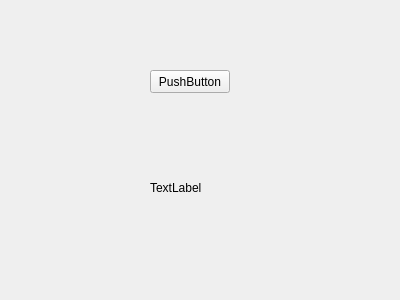
<?xml version="1.0" encoding="UTF-8"?>
<ui version="4.0">
 <class>Form</class>
 <widget class="QWidget" name="Form">
  <property name="geometry">
   <rect>
    <x>0</x>
    <y>0</y>
    <width>400</width>
    <height>300</height>
   </rect>
  </property>
  <property name="windowTitle">
   <string>Form</string>
  </property>
  <widget class="QPushButton" name="pushButton">
   <property name="geometry">
    <rect>
     <x>150</x>
     <y>70</y>
     <width>80</width>
     <height>23</height>
    </rect>
   </property>
   <property name="text">
    <string>PushButton</string>
   </property>
  </widget>
  <widget class="QLabel" name="label">
   <property name="geometry">
    <rect>
     <x>150</x>
     <y>180</y>
     <width>59</width>
     <height>15</height>
    </rect>
   </property>
   <property name="text">
    <string>TextLabel</string>
   </property>
  </widget>
 </widget>
 <resources/>
 <connections/>
</ui>
